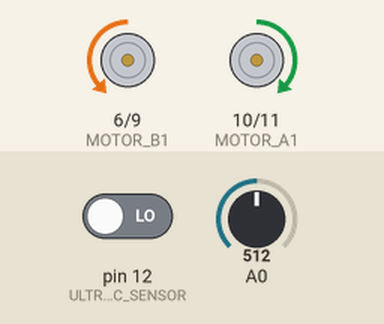
Bench run of a sketch on a simulated Arduino Uno, built with avr-gcc and run on an emulated ATmega328P. Shown: motor-driver pin pairs drawn as motors (green arrow = first pin HIGH = forward, orange = second pin HIGH = backward, longer = more drive). The test bench sets the inputs (shaded band); at power-on: pin 12 (ULTRASONIC_SENSOR) LOW, A0 = 512.

Above: at 1.2 s.
1.3 s: pin 12 (ULTRASONIC_SENSOR) driven HIGH
At 1.8 s:
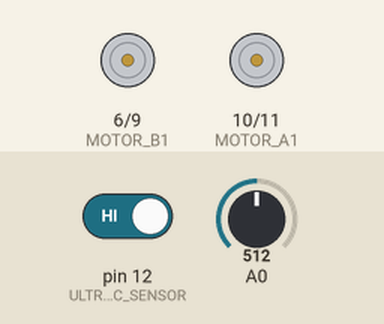
2.8 s: pin 12 (ULTRASONIC_SENSOR) driven LOW
At 3.0 s:
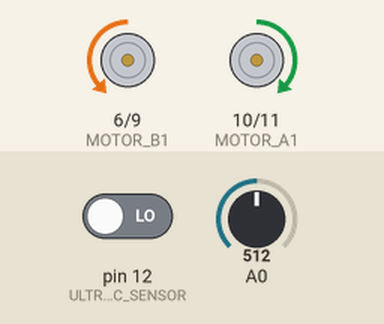
Timing chart, 0 to 11.8 s (numbered marks = the images above; inputs shaded):
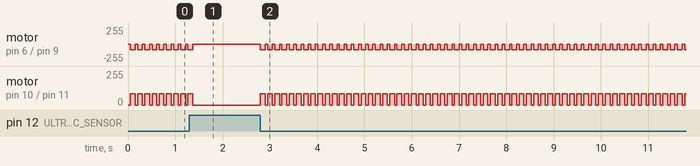

Measured:
- after the input at 1.3 s, motor on pin 6 (MOTOR_B1) / pin 9 (MOTOR_B2), motor on pin 10 (MOTOR_A1) / pin 11 (MOTOR_A2): goes on until 1.4 s, then stays stopped
- after the input at 2.8 s, motor on pin 6 (MOTOR_B1) / pin 9 (MOTOR_B2): alternates backward 85/255 for 0.10 s and stopped for 0.05 s, starting at once; motor on pin 10 (MOTOR_A1) / pin 11 (MOTOR_A2): alternates forward 85/255 for 0.10 s and stopped for 0.05 s, starting at once
- by itself, motor on pin 6 (MOTOR_B1) / pin 9 (MOTOR_B2): alternates backward 85/255 for 0.10 s and stopped for 0.05 s
- by itself, motor on pin 10 (MOTOR_A1) / pin 11 (MOTOR_A2): alternates forward 85/255 for 0.10 s and stopped for 0.05 s

The sketch:

ex02-7.ino
```cpp
/*
 * In this exercise a functions should be implemented, so the robot
 * can drive without crashing into obstacles, basically automatically
 * avoiding every obstacle if BUTTON_3 is pressed.
 *
 * Every motor has 2 Motor Signals. The movement for a given Motor A
 * is stated as follows:
 *
 * A1 = 0, A2 = 0 => STOP
 * A1 = 0, A2 = 1 => FORWARD
 * A1 = 1, A2 = 0 => BACKWARD
 *
 *
 * @author Ativelox {@literal ativelox.dev@web.de}
 *
 */

/**
 * The value needed to identify the first button by the value of the analog pin.
 */
const int FIRST_BUTTON_THRESHOLD = 121;

/**
 * The value needed to identify the second button by the value of the analog pin.
 */
const int SECOND_BUTTON_THRESHOLD = 357;

/**
 * The value needed to identify the third button by the value of the analog pin.
 */
const int THIRD_BUTTON_THRESHOLD = 575;

/**
 * The value needed to identify the fourth button by the value of the analog pin.
 */
const int FOURTH_BUTTON_THRESHOLD = 753;

/**
 * The value needed to identify the fifth button by the value of the analog pin.
 */
const int FIFTH_BUTTON_THRESHOLD = 927;

/**
 * A constant holding the number of the pin associated with the first motor signal of Motor A.
 */
const uint8_t MOTOR_A1 = 10;

/**
 * A constant holding the number of the pin associated with the second motor signal of Motor A.
 */
const uint8_t MOTOR_A2 = 11;

/**
 * A constant holding the number of the pin associated with the first motor signal of Motor B.
 */
const uint8_t MOTOR_B1 = 6;

/**
 * A constant holding the number of the pin associated with the second motor signal of Motor B.
 */
const uint8_t MOTOR_B2 = 9;

/**
 * A constant holding the maximum value to write onto a signal. Equivalent to a logic 1 (HIGH).
 */
const uint8_t MAX_SPEED = 255;

/**
 * A constant holding the minimum value to write onto a signal. Equivalent to a logic 0 (LOW).
 */
const uint8_t MIN_SPEED = 0;

/**
 * The wait per cycle in ms.
 */
const uint8_t WAIT_PER_CYCLE_MS = 100;

/**
 * Holding the integer value associated with the first button.
 */
const uint8_t BUTTON_1 = 1;

/**
 * Holding the integer value associated with the second button.
 */
const uint8_t BUTTON_2 = 2;

/**
 * Holding the integer value associated with the third button.
 */
const uint8_t BUTTON_3 = 3;

/**
 * Holding the integer value associated with the fourth button.
 */
const uint8_t BUTTON_4 = 4;

/**
 * Holding the integer value associated with the fifth button.
 */
const uint8_t BUTTON_5 = 5;

/**
 * Holds the value of the pin to which the ultrasonic sensor is connected to.
 */
const int8_t ULTRASONIC_SENSOR = 12;

/**
 * Holds the time in microseconds of how long to wait per impulse.
 */
const int8_t IMPULSE_WAIT_US = 15;

/**
 * Holds the value of how long to wait until checking the value of the ultrasonic sensor again.
 */
const uint8_t ULTRASONIC_MEASURE_WAIT = 50;

/**
 * Holds the value of when to time the measure out, e.g. if the ultrasonic sensor didn't
 * write a pulse for {@ex02-6#ULTRASONIC_MEASURE_TIMEOUT} microseconds, there was no
 * obstacle detected.
 */
const uint32_t ULTRASONIC_MEASURE_TIMEOUT = 30000;

/**
 * Holds the value of when to turn if the distance is below this threshold (in centimeters)
 */
const uint8_t DISTANCE_THRESHOLD = 40;

/**
 * An array field holding the motors needed to control motor B
 */
uint8_t motorB[2];

/**
 * An array field holding the motors needed to control motor A
 */
uint8_t motorA[2];

/**
 * Determines whether the robot is driving or not.
 */
boolean isDriving;


/*
 * This method gets called once, before the update cycle starts ticking.
 */
void setup(){
  //initialize fields.

  isDriving = false;

  motorA[0] = MOTOR_A1;
  motorA[1] = MOTOR_A2;

  motorB[0] = MOTOR_B2;
  motorB[1] = MOTOR_B1;


  // Set the individual Motor-Signals to behave as outputs.
  pinMode(MOTOR_A1, OUTPUT);
  pinMode(MOTOR_A2, OUTPUT);

  pinMode(MOTOR_B1, OUTPUT);
  pinMode(MOTOR_B2, OUTPUT);

}

/*
 * The main-loop of this program. Gets repeatedly called without delay.
 *
 * @see ex02-7#drivingLogic(int16_t)
 */
void loop(){
  //stop the movement of the robot at the beginning of each loop.
  stopMotor();

  // read the value from the analog pin A0.
  int16_t analogValue = analogRead(A0);

  // start the main logic, handling the driving of the robot.
  drivingLogic(analogValue);

  delay(WAIT_PER_CYCLE_MS);
}

/*
 * Gets the current integer value associated with the button wanted.
 * Does so by extracting the button out of the analog value given.
 * Those values aren't constant, thus thresholds are used to
 * identify the appropriate button. Returns 0 if no buttons was pressed.
 *
 * Because values are not static, we always use the middle between
 * the value for this button and the next higher.
 * Eg: Button1: 0, Button2: 241 ((241 + 0) / 2) + 0 = 121
 *
 * @param mAnalogValue
 *              The value of the analog pin, used to identify the
 *              button pressed
 *
 */
int getCurrentButton(const int16_t mAnalogValue) {

  if(mAnalogValue < FIRST_BUTTON_THRESHOLD) {
    return BUTTON_1;

  }else if(mAnalogValue < SECOND_BUTTON_THRESHOLD) {
    return BUTTON_2;

  }else if(mAnalogValue < THIRD_BUTTON_THRESHOLD) {
    return BUTTON_3;

  }else if(mAnalogValue < FOURTH_BUTTON_THRESHOLD) {
    return BUTTON_4;

  }else if(mAnalogValue < FIFTH_BUTTON_THRESHOLD) {
    return BUTTON_5;

  // no button pressed
  }else {
    return 0;

  }
}

/**
 * If the pressed button was BUTTON_3, then start driving, by setting the flag.
 *
 * @param mAnalogValue
 *            The value needed to determine the button.
 *
 */
void checkButtonPress(const int16_t mAnalogValue){
  if(getCurrentButton(mAnalogValue) == BUTTON_3){
    isDriving = true;

  }
}

/**
 * Controls the logic needed to handle driving. By pressing the
 * button 3 the robot will start/stop driving, depending on
 * his current state.
 *
 * @param mAnalogValue
 *              The value needed to determine the button.
 *
 */
void drivingLogic(const int16_t mAnalogValue){

  //always check whether the button got pressed, so the robot
  //can stop driving if wanted to
  checkButtonPress(mAnalogValue);

  //if the robot isn't driving don't drive.
  if(!isDriving){
    return;

  }
  startDriving();

}

/**
 * Starts the robots driving logic. Avoids obstacles if the distance to
 * an obstacle is less or equal than {@link ex02-7#DISTANCE_THRESHOLD}
 */
void startDriving(){

  //holds the value of the distance to the nearest obstacle
  //in centimeters, or -1 if there is no obstacle.
  int32_t distance = measureDistance(ULTRASONIC_SENSOR);

  //make sure not to drive curves if theres no obstacle.
  if(distance <= DISTANCE_THRESHOLD && distance >= 0){
    driveCurve(MAX_SPEED, 90);

  }else{
    driveForward(MAX_SPEED / 3);

  }
}

/**
 * Makes the motor stop, by writing a logic 0 to both motor signals as specified in
 * {@link ex02-4#MOTOR_A1} and {@link ex02-4#MOTOR_A2}.
 */
void stopMotor(){
  setMotorSpeed(true, 0, motorA);
  setMotorSpeed(true, 0, motorB);

}

/**
 * Controls both motors so the robot will move straight forward.
 *
 * @param mSpeed
 *          An 8-Bit integer value determining at which speed to drive
 *          forward, ranging from 0 to 255.
 *
 */
void driveForward(const uint8_t mSpeed){

  // drive both motors forward e.g. motor A and motor B.
  setMotorSpeed(true, mSpeed, motorA);
  setMotorSpeed(true, mSpeed, motorB);

}

/**
 * Drives a curve and adjusts the motor strength by the curve radius given, ranging
 * from -90 to 90. Where 90 radius means the robot will turn on the spot, 0 means the
 * robot will move forward and -90 means the robot will turn in the other direction on the spot.
 *
 * @param mSpeed
 *          The speed at which the Motors will move, taking the curve radius
 *          into consideration
 *
 * @param mCurveRadius
 *          The radius at which the motors will move. (e.g. the strength of the curve)
 */
void driveCurve(const uint8_t mSpeed, const int16_t mCurveRadius){

  // method is undefined for curve radix out of the bounds [-90, 90]
  if(mCurveRadius > 90 || mCurveRadius < -90){
    return;

  }

  // the factor at which the speed has to adjusted.
  double factor = 1;

  // a flag determining whether to drive the adjusted motor forward or backward.
  boolean forward = true;

  //calculation for the factor at which the speed has to be adjusted.
  if(abs(mCurveRadius) <= 45){
    factor = ((float) (45 - abs(mCurveRadius)))/ (float) (45);
    forward = true;

  }else if(abs(mCurveRadius) > 45){
    uint8_t tempRadius = abs(mCurveRadius) % 45;

    factor = (45 - tempRadius) / 45;
    forward = false;

  }

  // the adjusted Speed. The speed given multiplicated by the factor for the adjustment.
  double adjustedSpeed = factor * mSpeed;

  //Motor B is full speed, and Motor A has to adjust to the curve radius
  if(mCurveRadius <= 0){
    setMotorSpeed(true, mSpeed, motorB);

    setMotorSpeed(forward, adjustedSpeed, motorA);

  //Motor A is full speed, and Motor A has to adjust to the curve radius
  }else if(mCurveRadius > 0){
    setMotorSpeed(true, mSpeed, motorA);

    setMotorSpeed(forward, adjustedSpeed, motorB);

  }
}


/**
 * Controls the motor signals specified in {@link ex02-7#MOTOR_A1}
 * and {@link ex02-7#MOTOR_A2}. If the given boolean is true
 * the motor will move forward, otherwise backwards.
 *
 * @param mForward
 *            A boolean determining the direction the motor will move to.
 *
 * @param mSpeed
 *            The speed at which the motor should move, ranging from 0 to 255,
 *            where 0 is no speed, and 255 is full speed.
 *
 * @param mMotors
 *            An 8-Bit integer array containing the two motor signals needed to control one motor.
 *
 */
void setMotorSpeed(const boolean mForward, uint8_t mSpeed, const uint8_t mMotors[]){

  // make sure the given speed is in the bounds of [MIN_SPEED, MAX_SPEED]
  if(mSpeed < MIN_SPEED){
    mSpeed = MIN_SPEED;

  }else if(mSpeed > MAX_SPEED){
    mSpeed = MAX_SPEED;

  }

  if(mForward){
    digitalWrite(mMotors[1], LOW);
    analogWrite(mMotors[0], mSpeed);
    return;

  }
  analogWrite(mMotors[1], mSpeed);
  digitalWrite(mMotors[0], LOW);

}

/**
 * Measures the distance to objects in front of the given sensor. Returns
 * them in centimeter.
 *
 * @param mUltrasonicSensor
 *              The sensor from which to get the data for obstacle distances.
 */
int measureDistance(const int8_t mUltrasonicSensor){

  // holds the value of how long we waited for the pulse to
  // start (basically a timeout)
  uint32_t wait_us = 0;

  impulse(mUltrasonicSensor);

  while(true){

    //pulse started
    if(digitalRead(mUltrasonicSensor) == HIGH){

      // start measuring.
      uint32_t time_before = micros();

      // wait until the pulse ended.
      while(digitalRead(mUltrasonicSensor) == HIGH){
        delayMicroseconds(ULTRASONIC_MEASURE_WAIT);

      }

      // calculate the pulse time
      uint32_t impulseTime = micros() - time_before;

      return (impulseTime / 58);

    // no HIGH signal from the ultrasonic sensor, wait up to 30ms,
    // if there's wasn't a HIGH signal in the given time return -1
    }else{
      delayMicroseconds(ULTRASONIC_MEASURE_WAIT);
      wait_us = wait_us + ULTRASONIC_MEASURE_WAIT;

      impulse(mUltrasonicSensor);

      if(wait_us > ULTRASONIC_MEASURE_TIMEOUT){
        return -1;

      }
    }
  }
}

/**
 * Sends an impulse to the given pin, with a specified wait
 * in {@link ex02-7#IMPULSE_WAIT_US} from high to low.
 *
 * @param mUltrasonicSensorPin
 *              The pin which receives the impulse.
 */
void impulse(const int8_t mUltrasonicSensorPin){

  pinMode(ULTRASONIC_SENSOR, OUTPUT);

  //reset the signal on the pin to low
  digitalWrite(mUltrasonicSensorPin, LOW);

  //now set it to high
  digitalWrite(mUltrasonicSensorPin, HIGH);

  //now wait for the specified pulse time
  delayMicroseconds(IMPULSE_WAIT_US);

  //finally write 0 to the pin so the pulse is complete
  digitalWrite(mUltrasonicSensorPin, LOW);

  pinMode(ULTRASONIC_SENSOR, INPUT);
 }
```
